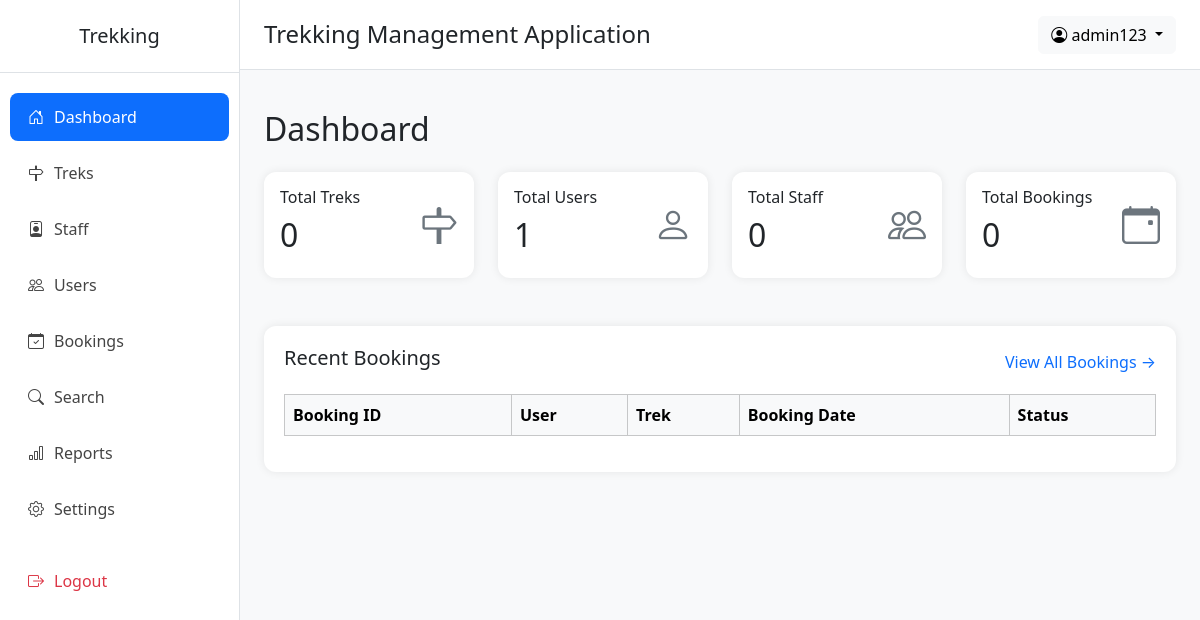
The app's page /admin/dashboard (signed in), older data.
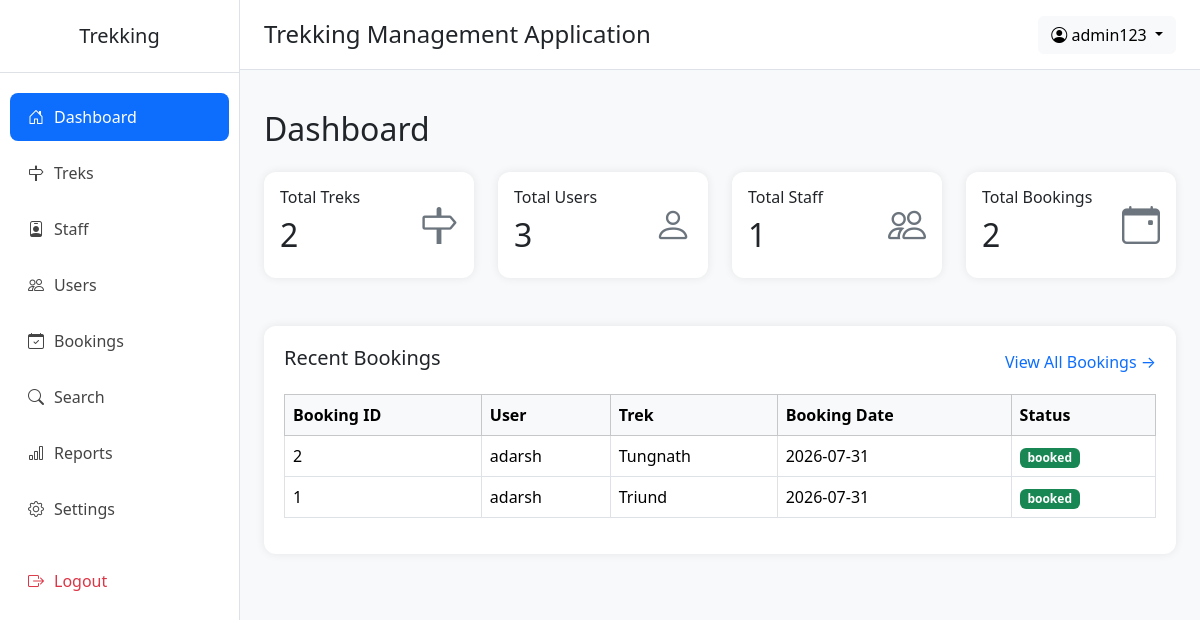
The same page, newer data.
### application/models.py (models this page shows)
class Booking(db.Model):
    __tablename__ = "bookings"
    id = db.Column(db.Integer(), primary_key=True)
    user_id = db.Column(db.Integer(), db.ForeignKey("users.id"), nullable=False)
    trek_id = db.Column(db.Integer(), db.ForeignKey("treks.id"), nullable=False)
    booking_date = db.Column(db.DateTime(), default=db.func.now())
    status = db.Column(db.String(20), nullable=False, default="booked")
    payment_status = db.Column(db.String(20), nullable=False, default="Pending")
    cancelled_at = db.Column(db.DateTime, nullable=True)

class User(db.Model):
    __tablename__="users"
    id=db.Column(db.Integer(),primary_key=True,autoincrement=True)
    name=db.Column(db.String(),nullable=False)
    email=db.Column(db.String(),nullable=False,unique=True)
    password=db.Column(db.String(),nullable=False)
    contact=db.Column(db.String(),nullable=True)
    role=db.Column(db.String(),default="user")       # admin | user | staff
    status=db.Column(db.String(),default="active")   # active | blacklisted | pending | rejected
    created_at=db.Column(db.DateTime(),server_default=db.func.now())
    updated_at=db.Column(db.DateTime(),server_default=db.func.now(),onupdate=db.func.now())
    staff_profile = db.relationship(
        "Staff",
        backref="user",
        uselist=False,
        foreign_keys="Staff.userid"
    )
    bookings = db.relationship(
        "Booking",
        backref="user",
        cascade="all, delete-orphan"
    )

class Trek(db.Model):
    __tablename__="treks"
    id = db.Column(db.Integer(),primary_key=True)
    name = db.Column(db.String(),nullable=False)
    location = db.Column(db.String(),nullable=False)
    difficulty = db.Column(db.String(),nullable=False) # Easy | Medium | Hard
    duration_days = db.Column(db.Integer(),nullable=False)
    total_slots = db.Column(db.Integer(),nullable=False)
    avl_slots = db.Column(db.Integer(),nullable=False)
    assigned_staff_id = db.Column(db.Integer(),db.ForeignKey("staff.id"),nullable=True)
    status = db.Column(db.String(),default="open") #  open | closed | started | completed
    start_date = db.Column(db.DateTime(),nullable=False)
    end_date = db.Column(db.DateTime(),nullable=False)
    desc = db.Column(db.String(),nullable=True)
    created_by = db.Column(db.Integer(),db.ForeignKey("users.id"),nullable=False)
    created_at = db.Column(db.DateTime(),server_default=db.func.now())
    updated_at = db.Column(db.DateTime(),server_default=db.func.now(),onupdate=db.func.now())
    bookings = db.relationship(
        "Booking",
        backref="trek",
        cascade="all, delete-orphan"
    )

### application/admin_routes.py (the view)
@app.route("/admin/dashboard")
def admin():
    this_admin=User.query.filter_by(id=session["admin_id"]).first()
    total_user=User.query.all().__len__()
    total_treks=Trek.query.all().__len__()
    total_staff=Staff.query.all().__len__()
    all_bookings=Booking.query.all()
    recent_booking=Booking.query.order_by(Booking.booking_date.desc()).limit(3).all()
    total_bookings=all_bookings.__len__()
    return render_template("admin/dashboard.html",this_admin=this_admin,total_user=total_user,total_bookings=total_bookings,total_staff=total_staff,total_treks=total_treks,all_bookings=all_bookings,recent_booking=recent_booking)

### templates/admin/dashboard.html (shortened to what this page needs)
{% extends "admin/base.html" %}
{% block content %}
<h2 class="mb-4">
                Dashboard
            </h2>
            <div class="row g-4">
                <div class="col-md-3">
                    <div class="card dashboard-card">
                        <div class="card-body d-flex justify-content-between align-items-center">
                            <div>
                                <h6>Total Treks</h6>
                                <h2>{{total_treks}}</h2>
                            </div>
                            <i class="bi bi-signpost card-icon"></i>
                        </div>
                    </div>
                </div>
                <div class="col-md-3">
                    <div class="card dashboard-card">
                        <div class="card-body d-flex justify-content-between align-items-center">
                            <div>
                                <h6>Total Users</h6>
                                <h2>{{total_user}}</h2>
                            </div>
                            <i class="bi bi-person card-icon"></i>
                        </div>
                    </div>
                </div>
                <div class="col-md-3">
                    <div class="card dashboard-card">
                        <div class="card-body d-flex justify-content-between align-items-center">
                            <div>
                                <h6>Total Staff</h6>
                                <h2>{{total_staff}}</h2>
                            </div>
                            <i class="bi bi-people card-icon"></i>
                        </div>
                    </div>
                </div>
                <div class="col-md-3">
                    <div class="card dashboard-card">
                        <div class="card-body d-flex justify-content-between align-items-center">
                            <div>
                                <h6>Total Bookings</h6>
                                <h2>{{total_bookings}}</h2>
                            </div>
                            <i class="bi bi-calendar-event card-icon"></i>
                        </div>
                    </div>
                </div>
            </div>
            <div class="table-container mt-5">
                <div class="d-flex justify-content-between align-items-center mb-3">
                    <h5>Recent Bookings</h5>
                    <a href="/admin/all/booking" class="text-decoration-none">
                        View All Bookings →
                    </a>
                </div>
                <table class="table table-bordered table-hover align-middle">
                    <thead class="table-light">
                    <tr>
                        <th>Booking ID</th>
                        <th>User</th>
                        <th>Trek</th>
                        <th>Booking Date</th>
                        <th>Status</th>
                    </tr>
                    </thead>
                    <tbody>
                    {% for b in recent_booking %}
                    <tr>
                        <td>{{b.id}}</td>
                        <td>{{b.user.name}}</td>
                        <td>{{b.trek.name}}</td>
                        <td>{{b.booking_date.date()}}</td>
                        <td><span class="badge bg-success">{{b.status}}</span></td>
                    </tr>
                    {% endfor %}
                    </tbody>
                </table>
            </div>
{% endblock %}

Row changes from the older to the newer data that the page shows:
added Booking: id "2", user.name "adarsh", trek.name "Tungnath", booking_date "2026-07-31", status "booked"
added Booking: id "1", user.name "adarsh", trek.name "Triund", booking_date "2026-07-31", status "booked"
Text that changed along with them:
{{ total_treks }}: "0" → "2"
{{ total_user }}: "1" → "3"
{{ total_staff }}: "0" → "1"
{{ total_bookings }}: "0" → "2"
